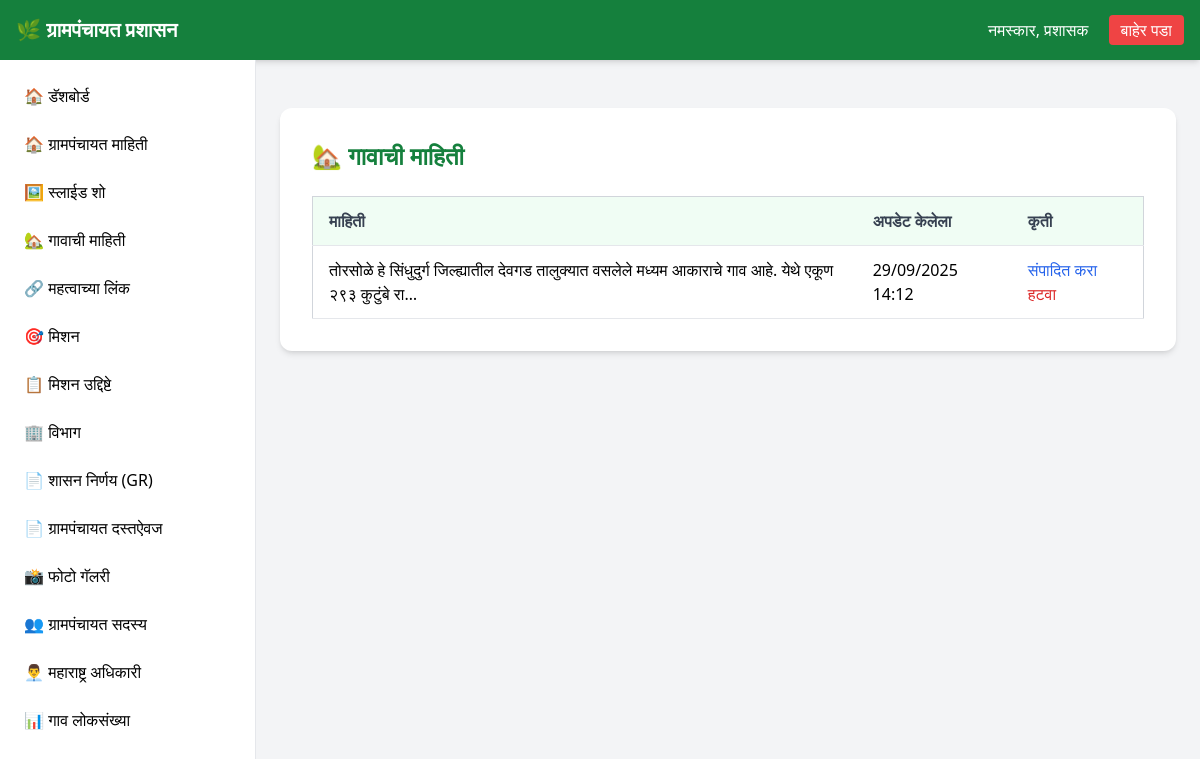
Page /dashboard/about-village/ (signed in) on the committed database.
### api/models.py (models this page shows, shortened)
class AboutVillage(models.Model):
    content = models.TextField(blank=True)
    updated_at = models.DateTimeField(auto_now=True)

### api/views.py (the view)
# urls.py: path('dashboard/about-village/', views.about_village_list, name='about-village-list'),
@login_required(login_url='/admin/login/')
def about_village_list(request):
    about_villages = AboutVillage.objects.all()
    return render(request, 'dashboard/about_village_list.html', {'about_villages': about_villages})

### api/templates/dashboard/about_village_list.html (shortened to what this page needs)
{% extends 'dashboard/dashboard.html' %}
{% block content %}
<div class="max-w-6xl mx-auto bg-white p-8 mt-6 rounded-xl shadow-md">
    <div class="flex justify-between items-center mb-6">
        <h2 class="text-2xl font-bold text-green-700">
            🏡 गावाची माहिती
        </h2>
    </div>
    {% if about_villages %}
        <div class="overflow-x-auto">
            <table class="min-w-full bg-white border border-gray-300">
                <thead class="bg-green-50">
                    <tr>
                        <th class="py-3 px-4 border-b text-left font-semibold text-gray-700">माहिती</th>
                        <th class="py-3 px-4 border-b text-left font-semibold text-gray-700">अपडेट केलेला</th>
                        <th class="py-3 px-4 border-b text-left font-semibold text-gray-700">कृती</th>
                    </tr>
                </thead>
                <tbody>
                    {% for about_village in about_villages %}
                        <tr class="hover:bg-gray-50">
                            <td class="py-3 px-4 border-b">{{ about_village.content|truncatechars:100 }}</td>
                            <td class="py-3 px-4 border-b">{{ about_village.updated_at|date:"d/m/Y H:i" }}</td>
                            <td class="py-3 px-4 border-b">
                                <a href="{% url 'about-village-update' about_village.pk %}" class="text-blue-600 hover:text-blue-800 mr-2">संपादित करा</a>
                                <a href="{% url 'about-village-delete' about_village.pk %}" class="text-red-600 hover:text-red-800">हटवा</a>
                            </td>
                        </tr>
                    {% endfor %}
                </tbody>
            </table>
        </div>
    {% else %}
        <p class="text-gray-600 text-center py-8">कोणतीही गावाची माहिती आढळली नाही. <a href="{% url 'about-village-create' %}" class="text-green-600 hover:text-green-700">नवी जोडा</a>.</p>
    {% endif %}
</div>
{% endblock %}

### rows in the picture
AboutVillage: content "तोरसोळे हे सिंधुदुर्ग जिल्ह्यातील देवगड तालुक्यात वसलेले मध्यम आकाराचे गाव आहे. येथे एकूण २९३ कुटुंबे रा…", updated_at "29/09/2025 14:12"
